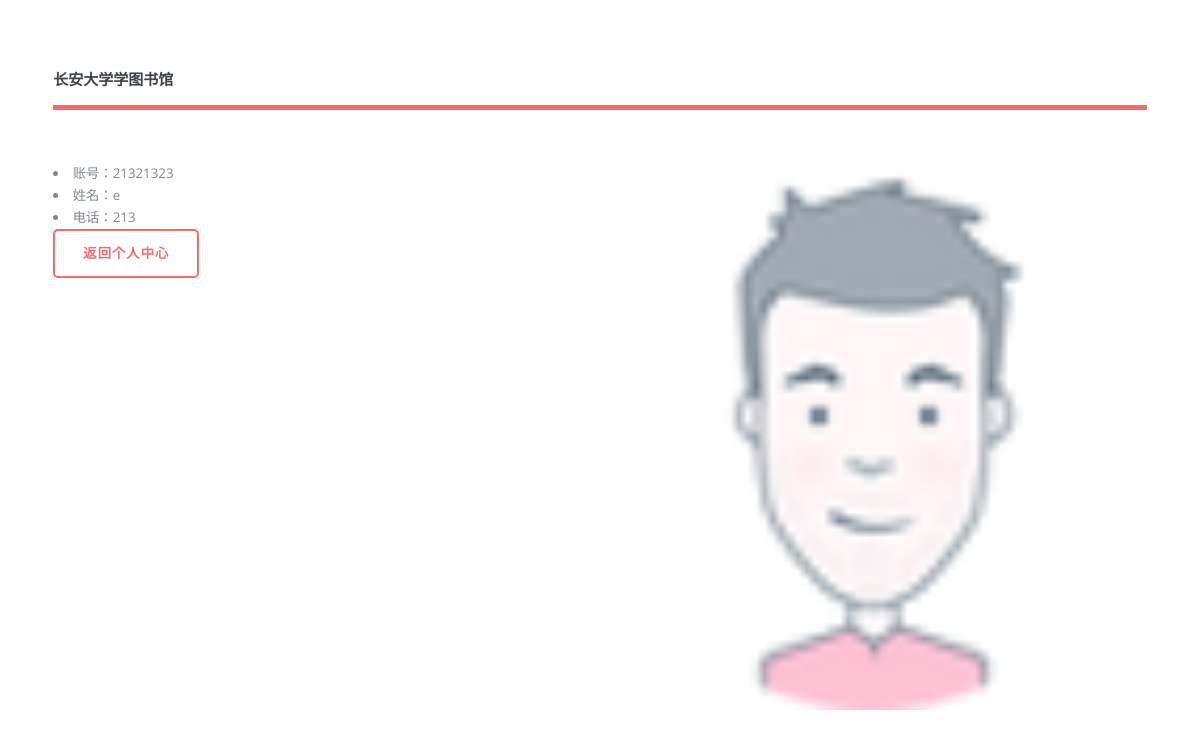
Screenshot of /geren1.php (signed in) with the database file from the repository.
### tables this page shows
CREATE TABLE IF NOT EXISTS `manager` (
  `manager_id` int(100) NOT NULL,
  `name` varchar(100) NOT NULL,
  `password` int(100) NOT NULL,
  `phone` int(100) NOT NULL,
  PRIMARY KEY (`manager_id`)
);

### dbtools.inc.php (called while the page is built, shortened)
<?php
  function execute_sql($link, $database, $sql)
  {
    mysqli_select_db($link, $database)
      or die("開啟資料庫失敗: " . mysqli_error($link));
    $result = mysqli_query($link, $sql);
    return $result;
  }
?>

### geren1.php (the view, shortened to what this page needs)
<?php
require_once("dbtools.inc.php");
$link = create_connection();
$manager_id=$_SESSION["manager_id"];
$sql = "SELECT * FROM `manager` WHERE `manager_id` = '$manager_id'";
$result = execute_sql($link, "library", $sql);
	$row=mysqli_fetch_row($result);
      ?>
<!DOCTYPE HTML>
<html>
	<head>
		<link rel="stylesheet" href="assets/css/main.css" />
	</head>
	<body>
			<div id="wrapper">
					<div id="main">
						<div class="inner">
								<header id="header">
									<a href="reader_center.html" class="logo"><strong>长安大学学图书馆</strong></a>
								</header>
								<section id="banner">
									<div class="content">
										<li>账号：<?php echo"$row[0]";?></li>
						<li>姓名：<?php echo"$row[1]";?></li>
						<li>电话：<?php echo"$row[3]";?></li>
										<ul class="actions">
											<li><a href="manager_center.html" class="button big">返回个人中心</a></li>
										</ul>
									</div>
									<span class="image object">
										<img src="img/avatar.png" alt="" />
									</span>
								</section>
						</div>
					</div>
			</div>
	</body>
</html>

### rows the page displays
manager: manager_id "21321323", name "e", phone "213"
